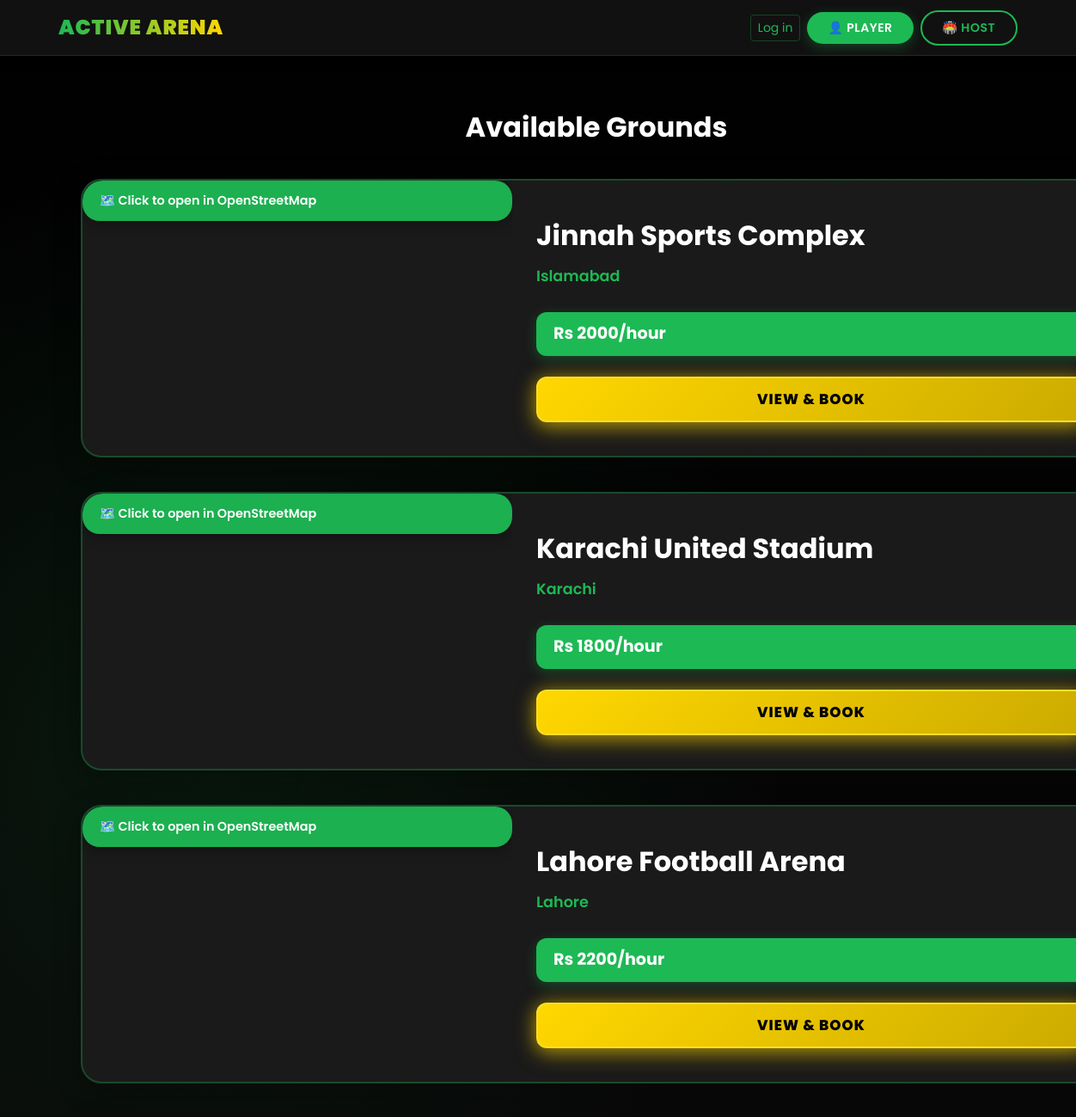
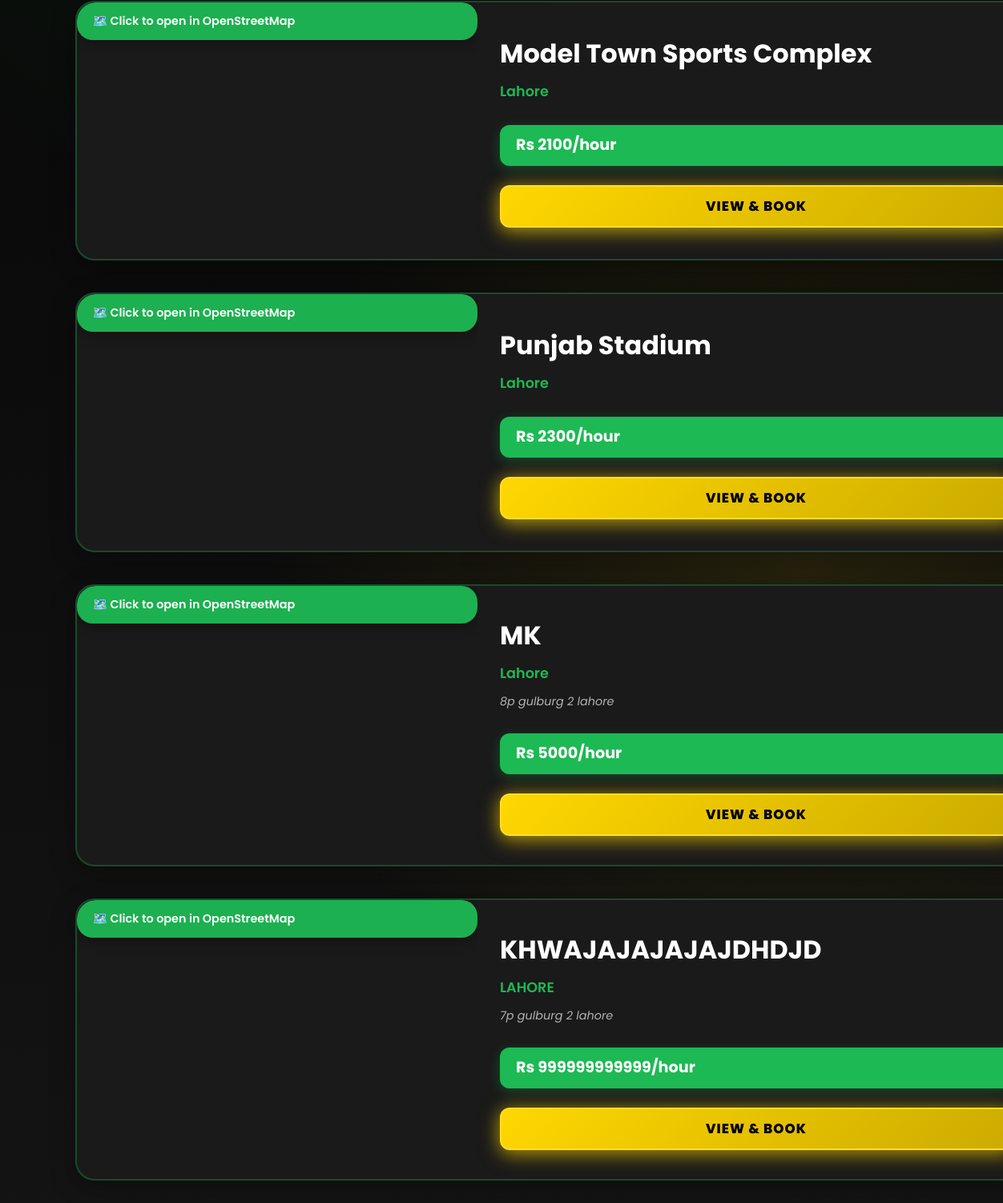
Screenshot of /grounds with the database file from the repository (2 pictures, top to bottom).
### app.py (models this page shows)
class Ground(db.Model):
    id = db.Column(db.Integer, primary_key=True)
    name = db.Column(db.String(120), nullable=False)
    location = db.Column(db.String(120), nullable=False)
    rate = db.Column(db.Integer, nullable=False)
    img = db.Column(db.String(300), nullable=False)
    published = db.Column(db.Boolean, default=False)
    host_email = db.Column(db.String(120), nullable=False)
    materials = db.Column(db.String(300), nullable=True)  # Comma-separated list
    ground_use = db.Column(db.String(50), nullable=True)
    latitude = db.Column(db.Float, nullable=True)
    longitude = db.Column(db.Float, nullable=True)
    city = db.Column(db.String(100), nullable=True)
    postal_code = db.Column(db.String(20), nullable=True)
    full_address = db.Column(db.String(300), nullable=True)

### app.py (the view)
@app.route('/grounds')
def grounds():
    grounds_list = Ground.query.filter_by(published=True).all()
    grounds_dict = []
    for ground in grounds_list:
        grounds_dict.append({
            'id': ground.id,
            'name': ground.name,
            'location': ground.location,
            'rate': ground.rate,
            'img': ground.img,
            'published': ground.published,
            'host_email': ground.host_email,
            'materials': ground.materials,
            'ground_use': ground.ground_use,
            'latitude': ground.latitude,
            'longitude': ground.longitude,
            'city': ground.city,
            'postal_code': ground.postal_code,
            'full_address': ground.full_address
        })
    is_host = session.get('user_type') == 'host'
    is_player = session.get('user_type') == 'player'
    return render_template('grounds.html', grounds=grounds_list, grounds_json=grounds_dict, is_host=is_host, is_player=is_player)

### templates/grounds.html (shortened to what this page needs)
{% extends "base.html" %}
{% block content %}
<div class="ground-list-section">
    <h2 class="mb-4 text-center" style="color:var(--yale-blue);font-weight:bold;">Available Grounds</h2>
    <div id="grounds-list">
        {% if grounds %}
            {% for ground in grounds %}
                <div class="card ground-card">
                    <div class="ground-map-container">
                        <div class="map-overlay" onclick="openOpenStreetMap({{ ground.latitude }}, {{ ground.longitude }}, '{{ ground.name }}')">
                            <div class="map-overlay-content">
                                🗺️ Click to open in OpenStreetMap
                            </div>
                        </div>
                    </div>
                    <div class="card-body">
                        <div class="ground-title">{{ ground.name }}</div>
                        <div class="ground-location">{{ ground.city or ground.location }}</div>
                        {% if ground.full_address %}
                        <div class="ground-address">{{ ground.full_address }}</div>
                        {% endif %}
                        <div class="ground-rate">Rs {{ ground.rate }}/hour</div>
                        <a href="{{ url_for('final_booking', ground_id=ground.id) }}" class="btn btn-success mt-4 w-100">View & Book</a>
                    </div>
                </div>
            {% endfor %}
        {% else %}
            <div class="text-center text-muted">No grounds available at the moment.</div>
        {% endif %}
    </div>
</div>
{% endblock %}
{% block extra_js %}
<link rel="stylesheet" href="https://unpkg.com/leaflet@1.9.4/dist/leaflet.css" />
{% endblock %}

### templates/base.html (shortened to what this page needs)
<!DOCTYPE html>
<html lang="en">
<head>
    <link href="https://cdn.jsdelivr.net/npm/bootstrap@5.3.2/dist/css/bootstrap.min.css" rel="stylesheet">
</head>
<body>
    <nav class="navbar navbar-expand-lg navbar-dark sticky-top">
        <div class="container">
            <a class="navbar-brand" href="{{ url_for('home') }}">Active Arena</a>
            <div class="collapse navbar-collapse" id="navbarNav">
                <ul class="navbar-nav align-items-center gap-2">
                    {% if session.get('user_type') %}
                        <li class="nav-item d-none d-md-block text-muted small me-2">{{ session.get('user_type')|capitalize }}</li>
                        <li class="nav-item dropdown">
                            <a class="nav-link dropdown-toggle" href="#" id="navbarDropdown" role="button" data-bs-toggle="dropdown">👤 {{ session.get('user_email', 'User') }}</a>
                            <ul class="dropdown-menu dropdown-menu-end">
                                <li><a class="dropdown-item" href="{{ url_for('grounds') }}">Browse grounds</a></li>
                                {% if session.get('user_type') == 'host' %}
                                <li><a class="dropdown-item" href="{{ url_for('host_dashboard') }}">Host dashboard</a></li>
                                {% else %}
                                <li><a class="dropdown-item" href="{{ url_for('player_requests') }}">My requests</a></li>
                                {% endif %}
                                <li><hr class="dropdown-divider"></li>
                                <li><a class="dropdown-item" href="{{ url_for('logout') }}">Logout</a></li>
                            </ul>
                        </li>
                    {% else %}
                        <li class="nav-item"><a class="btn btn-outline-light btn-sm" href="{{ url_for('login') }}">Log in</a></li>
                        <li class="nav-item d-none d-sm-block"><a class="btn btn-primary btn-sm" href="{{ url_for('signup_player') }}">👤 Player</a></li>
                        <li class="nav-item d-none d-sm-block"><a class="btn btn-outline-primary btn-sm" href="{{ url_for('signup_host') }}">🏟️ Host</a></li>
                    {% endif %}
                </ul>
            </div>
        </div>
    </nav>
    <div class="container mt-4">
        {% block content %}{% endblock %}
    </div>
    {% block extra_js %}{% endblock %}
</body>
</html>

### templates/base.html (style rules this page uses)
:root { --primary-green: #1db954; --primary-green-100: #0a1e12; --primary-green-200: #0e2e1c; --primary-green-300: #123d26; --primary-green-400: #174d30; --primary-green-500: #1db954; --primary-green-600: #34c76a; --primary-green-700: #4bd580; --primary-green-800: #62e396; --primary-green-900: #79f1ac; --dark-bg: #121212; --dark-bg-100: #000000; --dark-bg-200: #0a0a0a; --dark-bg-300: #141414; --dark-bg-400: #1a1a1a; --dark-bg-500: #1e1e1e; --dark-bg-600: #2a2a2a; --dark-bg-700: #363636; --dark-bg-800: #424242; --dark-bg-900: #4e4e4e; --accent-yellow: #ffd700; --accent-yellow-100: #332b00; --accent-yellow-200: #665600; --accent-yellow-300: #998000; --accent-yellow-400: #ccab00; --accent-yellow-500: #ffd700; --accent-yellow-600: #ffde26; --accent-yellow-700: #ffe44d; --accent-yellow-800: #ffeb80; --accent-yellow-900: #fff2b3; --text-light: #ffffff; --text-muted: #b3b3b3; --text-dark: #121212; --success: #1db954; --warning: #ffd700; --danger: #e74c3c; --info: #3498db; --brand-1: var(--primary-green); --brand-2: var(--accent-yellow); --accent-1: var(--accent-yellow); --accent-2: var(--primary-green-600); --ink: var(--text-light); --muted: var(--text-muted); --paper: var(--dark-bg-500); --card: var(--dark-bg-400); --card-hover: var(--dark-bg-600); }
body { min-height: 100vh; background: radial-gradient(circle at 20% 30%, rgba(29, 185, 84, 0.1), transparent 30%), radial-gradient(circle at 80% 70%, rgba(255, 215, 0, 0.1), transparent 30%), linear-gradient(to bottom, var(--dark-bg-100), var(--dark-bg-300)); color: var(--ink); font-family: 'Poppins', system-ui, -apple-system, 'Segoe UI', Roboto, Helvetica, Arial, sans-serif; line-height: 1.6; }
.navbar { background: rgba(18, 18, 18, 0.95); backdrop-filter: blur(10px); border-bottom: 1px solid rgba(29, 185, 84, 0.2); box-shadow: 0 2px 15px rgba(0, 0, 0, 0.3); }
.navbar-brand { font-weight: 900; letter-spacing: 1px; color: var(--primary-green) !important; font-size: 1.5rem; text-transform: uppercase; background: linear-gradient(90deg, var(--primary-green), var(--accent-yellow)); -webkit-background-clip: text; -webkit-text-fill-color: transparent; background-clip: text; text-fill-color: transparent; }
.btn-primary { background: var(--primary-green); border: none; color: var(--text-light); font-weight: 600; padding: 0.5rem 1.5rem; border-radius: 25px; transition: all 0.3s ease; text-transform: uppercase; letter-spacing: 0.5px; box-shadow: 0 4px 15px rgba(29, 185, 84, 0.3); }
.btn-outline-primary { border: 2px solid var(--primary-green); color: var(--primary-green); background: transparent; font-weight: 600; padding: 0.5rem 1.5rem; border-radius: 25px; transition: all 0.3s ease; text-transform: uppercase; letter-spacing: 0.5px; }
.btn-outline-light { border-color:rgba(29,185,84,.3);color:var(--primary-green) }
.btn-success { background: linear-gradient(135deg, var(--accent-yellow-500), var(--accent-yellow-400)); border: 2px solid var(--accent-yellow-600); color: var(--dark-bg-100); font-weight: 800; padding: 0.75rem 1.5rem; border-radius: 12px; transition: all 0.3s ease; text-transform: uppercase; letter-spacing: 1px; box-shadow: 0 6px 25px rgba(255, 215, 0, 0.5), 0 0 20px rgba(255, 215, 0, 0.3); font-size: 1.05rem; }

### rows the page displays
Ground: name "Jinnah Sports Complex", city+location "Islamabad", rate "2000"
Ground: name "Karachi United Stadium", city+location "Karachi", rate "1800"
Ground: name "Lahore Football Arena", city+location "Lahore", rate "2200"
Ground: name "Model Town Sports Complex", city+location "Lahore", rate "2100"
Ground: name "Punjab Stadium", city+location "Lahore", rate "2300"
Ground: name "MK", city "Lahore", full_address "8p gulburg 2 lahore", rate "5000"
Ground: name "KHWAJAJAJAJAJDHDJD", city "LAHORE", full_address "7p gulburg 2 lahore", rate "999999999999"
